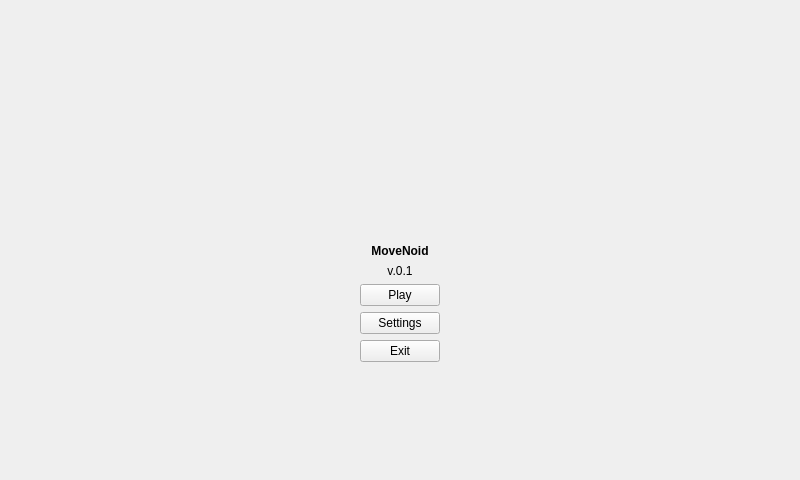
<?xml version="1.0" encoding="UTF-8"?>
<ui version="4.0">
 <class>MainWindow</class>
 <widget class="QMainWindow" name="MainWindow">
  <property name="geometry">
   <rect>
    <x>0</x>
    <y>0</y>
    <width>800</width>
    <height>480</height>
   </rect>
  </property>
  <property name="windowTitle">
   <string>MoveNoid</string>
  </property>
  <widget class="QWidget" name="centralWidget">
   <layout class="QHBoxLayout" name="horizontalLayout_2">
    <item>
     <layout class="QHBoxLayout" name="horizontalLayout">
      <item>
       <spacer name="horizontalSpacer">
        <property name="orientation">
         <enum>Qt::Horizontal</enum>
        </property>
        <property name="sizeHint" stdset="0">
         <size>
          <width>40</width>
          <height>20</height>
         </size>
        </property>
       </spacer>
      </item>
      <item>
       <layout class="QVBoxLayout" name="verticalLayout_2">
        <item>
         <layout class="QVBoxLayout" name="verticalLayout">
          <item>
           <spacer name="verticalSpacer">
            <property name="orientation">
             <enum>Qt::Vertical</enum>
            </property>
            <property name="sizeHint" stdset="0">
             <size>
              <width>20</width>
              <height>40</height>
             </size>
            </property>
           </spacer>
          </item>
          <item>
           <widget class="QLabel" name="label">
            <property name="text">
             <string/>
            </property>
            <property name="pixmap">
             <pixmap resource="../../resource.qrc">:/bin/pic/GameView.png</pixmap>
            </property>
           </widget>
          </item>
          <item>
           <spacer name="verticalSpacer_3">
            <property name="orientation">
             <enum>Qt::Vertical</enum>
            </property>
            <property name="sizeHint" stdset="0">
             <size>
              <width>20</width>
              <height>40</height>
             </size>
            </property>
           </spacer>
          </item>
          <item>
           <widget class="QLabel" name="gameName">
            <property name="text">
             <string>&lt;b&gt;MoveNoid&lt;/b&gt;</string>
            </property>
            <property name="textFormat">
             <enum>Qt::RichText</enum>
            </property>
            <property name="alignment">
             <set>Qt::AlignCenter</set>
            </property>
           </widget>
          </item>
          <item>
           <widget class="QLabel" name="gameVersion">
            <property name="text">
             <string>v.0.1</string>
            </property>
            <property name="alignment">
             <set>Qt::AlignCenter</set>
            </property>
           </widget>
          </item>
          <item>
           <widget class="QPushButton" name="playButton">
            <property name="maximumSize">
             <size>
              <width>250</width>
              <height>16777215</height>
             </size>
            </property>
            <property name="text">
             <string>Play</string>
            </property>
            <property name="autoDefault">
             <bool>true</bool>
            </property>
           </widget>
          </item>
          <item>
           <widget class="QPushButton" name="settingsButton">
            <property name="maximumSize">
             <size>
              <width>250</width>
              <height>16777215</height>
             </size>
            </property>
            <property name="text">
             <string>Settings</string>
            </property>
            <property name="autoDefault">
             <bool>true</bool>
            </property>
           </widget>
          </item>
          <item>
           <widget class="QPushButton" name="exitButton">
            <property name="maximumSize">
             <size>
              <width>250</width>
              <height>16777215</height>
             </size>
            </property>
            <property name="text">
             <string>Exit</string>
            </property>
            <property name="autoDefault">
             <bool>true</bool>
            </property>
           </widget>
          </item>
          <item>
           <spacer name="verticalSpacer_2">
            <property name="orientation">
             <enum>Qt::Vertical</enum>
            </property>
            <property name="sizeHint" stdset="0">
             <size>
              <width>20</width>
              <height>40</height>
             </size>
            </property>
           </spacer>
          </item>
         </layout>
        </item>
       </layout>
      </item>
      <item>
       <spacer name="horizontalSpacer_2">
        <property name="orientation">
         <enum>Qt::Horizontal</enum>
        </property>
        <property name="sizeHint" stdset="0">
         <size>
          <width>40</width>
          <height>20</height>
         </size>
        </property>
       </spacer>
      </item>
     </layout>
    </item>
   </layout>
  </widget>
 </widget>
 <layoutdefault spacing="6" margin="11"/>
 <resources>
  <include location="../../resource.qrc"/>
 </resources>
 <connections>
  <connection>
   <sender>settingsButton</sender>
   <signal>clicked()</signal>
   <receiver>MainWindow</receiver>
   <slot>onSettingsButtonClicked()</slot>
   <hints>
    <hint type="sourcelabel">
     <x>391</x>
     <y>385</y>
    </hint>
    <hint type="destinationlabel">
     <x>593</x>
     <y>387</y>
    </hint>
   </hints>
  </connection>
  <connection>
   <sender>exitButton</sender>
   <signal>clicked()</signal>
   <receiver>MainWindow</receiver>
   <slot>close()</slot>
   <hints>
    <hint type="sourcelabel">
     <x>444</x>
     <y>414</y>
    </hint>
    <hint type="destinationlabel">
     <x>546</x>
     <y>419</y>
    </hint>
   </hints>
  </connection>
  <connection>
   <sender>playButton</sender>
   <signal>clicked()</signal>
   <receiver>MainWindow</receiver>
   <slot>onPlayButtonClicked()</slot>
   <hints>
    <hint type="sourcelabel">
     <x>476</x>
     <y>357</y>
    </hint>
    <hint type="destinationlabel">
     <x>561</x>
     <y>357</y>
    </hint>
   </hints>
  </connection>
 </connections>
 <slots>
  <slot>onSettingsButtonClicked()</slot>
  <slot>onPlayButtonClicked()</slot>
 </slots>
</ui>
